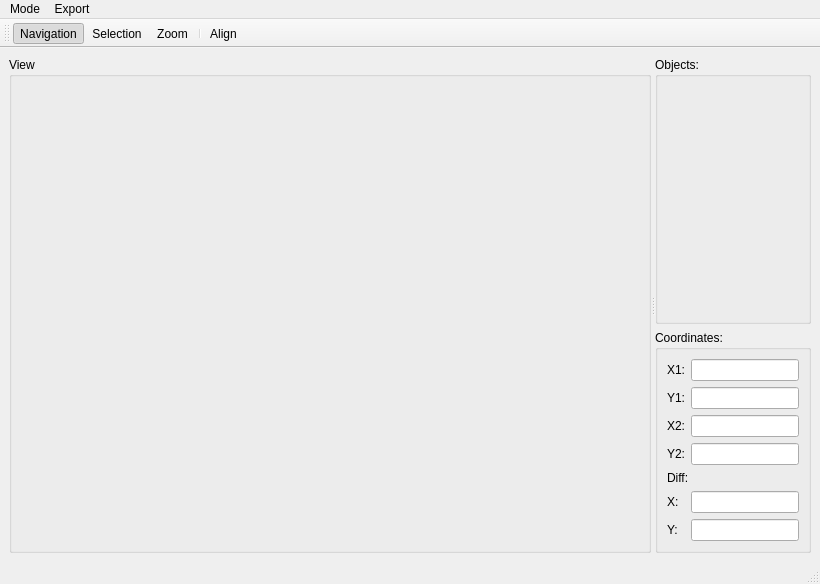
<ui version="4.0" >
 <class>VisualizerWidget</class>
 <widget class="QMainWindow" name="VisualizerWidget" >
  <property name="geometry" >
   <rect>
    <x>0</x>
    <y>0</y>
    <width>820</width>
    <height>584</height>
   </rect>
  </property>
  <property name="windowTitle" >
   <string>Visualizer</string>
  </property>
  <property name="windowIcon" >
   <iconset resource="Resources/Visualizer.qrc" >:/Visualizer/photoss.png</iconset>
  </property>
  <widget class="QWidget" name="centralwidget" >
   <layout class="QHBoxLayout" >
    <item>
     <widget class="QSplitter" name="splitter" >
      <property name="orientation" >
       <enum>Qt::Horizontal</enum>
      </property>
      <widget class="QGroupBox" name="glViewBox" >
       <property name="sizePolicy" >
        <sizepolicy vsizetype="Expanding" hsizetype="Expanding" >
         <horstretch>3</horstretch>
         <verstretch>0</verstretch>
        </sizepolicy>
       </property>
       <property name="minimumSize" >
        <size>
         <width>400</width>
         <height>400</height>
        </size>
       </property>
       <property name="cursor" >
        <cursorShape>ArrowCursor</cursorShape>
       </property>
       <property name="title" >
        <string>View</string>
       </property>
      </widget>
      <widget class="QWidget" name="layoutWidget" >
       <layout class="QVBoxLayout" >
        <item>
         <widget class="QGroupBox" name="objectsBox" >
          <property name="sizePolicy" >
           <sizepolicy vsizetype="Expanding" hsizetype="Preferred" >
            <horstretch>0</horstretch>
            <verstretch>0</verstretch>
           </sizepolicy>
          </property>
          <property name="title" >
           <string>Objects:</string>
          </property>
          <layout class="QGridLayout" >
           <property name="leftMargin" >
            <number>2</number>
           </property>
           <property name="topMargin" >
            <number>0</number>
           </property>
           <property name="rightMargin" >
            <number>2</number>
           </property>
           <property name="bottomMargin" >
            <number>2</number>
           </property>
           <property name="horizontalSpacing" >
            <number>0</number>
           </property>
           <property name="verticalSpacing" >
            <number>0</number>
           </property>
          </layout>
         </widget>
        </item>
        <item>
         <widget class="QGroupBox" name="groupBox_2" >
          <property name="sizePolicy" >
           <sizepolicy vsizetype="Fixed" hsizetype="Preferred" >
            <horstretch>0</horstretch>
            <verstretch>0</verstretch>
           </sizepolicy>
          </property>
          <property name="title" >
           <string>Coordinates:</string>
          </property>
          <layout class="QGridLayout" >
           <item row="0" column="0" >
            <widget class="QLabel" name="label" >
             <property name="enabled" >
              <bool>true</bool>
             </property>
             <property name="sizePolicy" >
              <sizepolicy vsizetype="Preferred" hsizetype="Fixed" >
               <horstretch>0</horstretch>
               <verstretch>0</verstretch>
              </sizepolicy>
             </property>
             <property name="text" >
              <string>X1:</string>
             </property>
            </widget>
           </item>
           <item row="0" column="1" >
            <widget class="QLineEdit" name="x1Label" >
             <property name="sizePolicy" >
              <sizepolicy vsizetype="Fixed" hsizetype="Minimum" >
               <horstretch>0</horstretch>
               <verstretch>0</verstretch>
              </sizepolicy>
             </property>
             <property name="palette" >
              <palette>
               <active>
                <colorrole role="Text" >
                 <brush brushstyle="SolidPattern" >
                  <color alpha="255" >
                   <red>255</red>
                   <green>0</green>
                   <blue>0</blue>
                  </color>
                 </brush>
                </colorrole>
               </active>
               <inactive>
                <colorrole role="Text" >
                 <brush brushstyle="SolidPattern" >
                  <color alpha="255" >
                   <red>255</red>
                   <green>0</green>
                   <blue>0</blue>
                  </color>
                 </brush>
                </colorrole>
               </inactive>
               <disabled>
                <colorrole role="Text" >
                 <brush brushstyle="SolidPattern" >
                  <color alpha="255" >
                   <red>112</red>
                   <green>111</green>
                   <blue>113</blue>
                  </color>
                 </brush>
                </colorrole>
               </disabled>
              </palette>
             </property>
             <property name="readOnly" >
              <bool>true</bool>
             </property>
            </widget>
           </item>
           <item row="1" column="0" >
            <widget class="QLabel" name="label_3" >
             <property name="enabled" >
              <bool>true</bool>
             </property>
             <property name="sizePolicy" >
              <sizepolicy vsizetype="Preferred" hsizetype="Fixed" >
               <horstretch>0</horstretch>
               <verstretch>0</verstretch>
              </sizepolicy>
             </property>
             <property name="text" >
              <string>Y1:</string>
             </property>
            </widget>
           </item>
           <item row="1" column="1" >
            <widget class="QLineEdit" name="y1Label" >
             <property name="sizePolicy" >
              <sizepolicy vsizetype="Fixed" hsizetype="Minimum" >
               <horstretch>0</horstretch>
               <verstretch>0</verstretch>
              </sizepolicy>
             </property>
             <property name="palette" >
              <palette>
               <active>
                <colorrole role="Text" >
                 <brush brushstyle="SolidPattern" >
                  <color alpha="255" >
                   <red>255</red>
                   <green>0</green>
                   <blue>0</blue>
                  </color>
                 </brush>
                </colorrole>
               </active>
               <inactive>
                <colorrole role="Text" >
                 <brush brushstyle="SolidPattern" >
                  <color alpha="255" >
                   <red>255</red>
                   <green>0</green>
                   <blue>0</blue>
                  </color>
                 </brush>
                </colorrole>
               </inactive>
               <disabled>
                <colorrole role="Text" >
                 <brush brushstyle="SolidPattern" >
                  <color alpha="255" >
                   <red>112</red>
                   <green>111</green>
                   <blue>113</blue>
                  </color>
                 </brush>
                </colorrole>
               </disabled>
              </palette>
             </property>
             <property name="readOnly" >
              <bool>true</bool>
             </property>
            </widget>
           </item>
           <item row="2" column="0" >
            <widget class="QLabel" name="label_5" >
             <property name="enabled" >
              <bool>true</bool>
             </property>
             <property name="sizePolicy" >
              <sizepolicy vsizetype="Preferred" hsizetype="Fixed" >
               <horstretch>0</horstretch>
               <verstretch>0</verstretch>
              </sizepolicy>
             </property>
             <property name="text" >
              <string>X2:</string>
             </property>
            </widget>
           </item>
           <item row="2" column="1" >
            <widget class="QLineEdit" name="x2Label" >
             <property name="sizePolicy" >
              <sizepolicy vsizetype="Fixed" hsizetype="Minimum" >
               <horstretch>0</horstretch>
               <verstretch>0</verstretch>
              </sizepolicy>
             </property>
             <property name="palette" >
              <palette>
               <active>
                <colorrole role="Text" >
                 <brush brushstyle="SolidPattern" >
                  <color alpha="255" >
                   <red>0</red>
                   <green>178</green>
                   <blue>0</blue>
                  </color>
                 </brush>
                </colorrole>
               </active>
               <inactive>
                <colorrole role="Text" >
                 <brush brushstyle="SolidPattern" >
                  <color alpha="255" >
                   <red>0</red>
                   <green>178</green>
                   <blue>0</blue>
                  </color>
                 </brush>
                </colorrole>
               </inactive>
               <disabled>
                <colorrole role="Text" >
                 <brush brushstyle="SolidPattern" >
                  <color alpha="255" >
                   <red>112</red>
                   <green>111</green>
                   <blue>113</blue>
                  </color>
                 </brush>
                </colorrole>
               </disabled>
              </palette>
             </property>
             <property name="readOnly" >
              <bool>true</bool>
             </property>
            </widget>
           </item>
           <item row="3" column="0" >
            <widget class="QLabel" name="label_7" >
             <property name="enabled" >
              <bool>true</bool>
             </property>
             <property name="sizePolicy" >
              <sizepolicy vsizetype="Preferred" hsizetype="Fixed" >
               <horstretch>0</horstretch>
               <verstretch>0</verstretch>
              </sizepolicy>
             </property>
             <property name="text" >
              <string>Y2:</string>
             </property>
            </widget>
           </item>
           <item row="3" column="1" >
            <widget class="QLineEdit" name="y2Label" >
             <property name="sizePolicy" >
              <sizepolicy vsizetype="Fixed" hsizetype="Minimum" >
               <horstretch>0</horstretch>
               <verstretch>0</verstretch>
              </sizepolicy>
             </property>
             <property name="palette" >
              <palette>
               <active>
                <colorrole role="Text" >
                 <brush brushstyle="SolidPattern" >
                  <color alpha="255" >
                   <red>0</red>
                   <green>178</green>
                   <blue>0</blue>
                  </color>
                 </brush>
                </colorrole>
               </active>
               <inactive>
                <colorrole role="Text" >
                 <brush brushstyle="SolidPattern" >
                  <color alpha="255" >
                   <red>0</red>
                   <green>178</green>
                   <blue>0</blue>
                  </color>
                 </brush>
                </colorrole>
               </inactive>
               <disabled>
                <colorrole role="Text" >
                 <brush brushstyle="SolidPattern" >
                  <color alpha="255" >
                   <red>112</red>
                   <green>111</green>
                   <blue>113</blue>
                  </color>
                 </brush>
                </colorrole>
               </disabled>
              </palette>
             </property>
             <property name="readOnly" >
              <bool>true</bool>
             </property>
            </widget>
           </item>
           <item row="4" column="0" colspan="2" >
            <widget class="QLabel" name="label_9" >
             <property name="sizePolicy" >
              <sizepolicy vsizetype="Preferred" hsizetype="Fixed" >
               <horstretch>0</horstretch>
               <verstretch>0</verstretch>
              </sizepolicy>
             </property>
             <property name="text" >
              <string>Diff:</string>
             </property>
            </widget>
           </item>
           <item row="5" column="0" >
            <widget class="QLabel" name="label_10" >
             <property name="enabled" >
              <bool>true</bool>
             </property>
             <property name="sizePolicy" >
              <sizepolicy vsizetype="Preferred" hsizetype="Fixed" >
               <horstretch>0</horstretch>
               <verstretch>0</verstretch>
              </sizepolicy>
             </property>
             <property name="text" >
              <string>X:</string>
             </property>
            </widget>
           </item>
           <item row="5" column="1" >
            <widget class="QLineEdit" name="xDiffLabel" >
             <property name="sizePolicy" >
              <sizepolicy vsizetype="Fixed" hsizetype="Minimum" >
               <horstretch>0</horstretch>
               <verstretch>0</verstretch>
              </sizepolicy>
             </property>
             <property name="readOnly" >
              <bool>true</bool>
             </property>
            </widget>
           </item>
           <item row="6" column="0" >
            <widget class="QLabel" name="label_12" >
             <property name="enabled" >
              <bool>true</bool>
             </property>
             <property name="sizePolicy" >
              <sizepolicy vsizetype="Preferred" hsizetype="Fixed" >
               <horstretch>0</horstretch>
               <verstretch>0</verstretch>
              </sizepolicy>
             </property>
             <property name="text" >
              <string>Y:</string>
             </property>
            </widget>
           </item>
           <item row="6" column="1" >
            <widget class="QLineEdit" name="yDiffLabel" >
             <property name="sizePolicy" >
              <sizepolicy vsizetype="Fixed" hsizetype="Minimum" >
               <horstretch>0</horstretch>
               <verstretch>0</verstretch>
              </sizepolicy>
             </property>
             <property name="readOnly" >
              <bool>true</bool>
             </property>
            </widget>
           </item>
          </layout>
         </widget>
        </item>
       </layout>
      </widget>
     </widget>
    </item>
   </layout>
  </widget>
  <widget class="QMenuBar" name="menubar" >
   <property name="geometry" >
    <rect>
     <x>0</x>
     <y>0</y>
     <width>820</width>
     <height>21</height>
    </rect>
   </property>
   <widget class="QMenu" name="menuBla" >
    <property name="title" >
     <string>Mode</string>
    </property>
    <addaction name="actionNavigationsmodus" />
    <addaction name="actionAuswahlmodus" />
    <addaction name="actionZoom" />
   </widget>
   <widget class="QMenu" name="menuExport" >
    <property name="title" >
     <string>Export</string>
    </property>
    <addaction name="actionTo_Matlab" />
    <addaction name="actionTo_Ascii" />
    <addaction name="actionTo_Image" />
   </widget>
   <addaction name="menuBla" />
   <addaction name="menuExport" />
  </widget>
  <widget class="QStatusBar" name="statusbar" />
  <widget class="QToolBar" name="toolBar" >
   <property name="windowTitle" >
    <string>toolBar</string>
   </property>
   <attribute name="toolBarArea" >
    <enum>TopToolBarArea</enum>
   </attribute>
   <attribute name="toolBarBreak" >
    <bool>false</bool>
   </attribute>
   <addaction name="actionNavigationsmodus" />
   <addaction name="actionAuswahlmodus" />
   <addaction name="actionZoom" />
   <addaction name="separator" />
   <addaction name="actionAlign" />
  </widget>
  <action name="actionNavigationsmodus" >
   <property name="checkable" >
    <bool>true</bool>
   </property>
   <property name="checked" >
    <bool>true</bool>
   </property>
   <property name="icon" >
    <iconset resource="Resources/Visualizer.qrc" >:/Visualizer/navigator.png</iconset>
   </property>
   <property name="text" >
    <string>Navigation</string>
   </property>
  </action>
  <action name="actionAuswahlmodus" >
   <property name="checkable" >
    <bool>true</bool>
   </property>
   <property name="icon" >
    <iconset resource="Resources/Visualizer.qrc" >:/Visualizer/auswahl.png</iconset>
   </property>
   <property name="text" >
    <string>Selection</string>
   </property>
  </action>
  <action name="actionTo_Matlab" >
   <property name="icon" >
    <iconset resource="Resources/Visualizer.qrc" >:/Visualizer/matlab.png</iconset>
   </property>
   <property name="text" >
    <string>to Matlab(TM)</string>
   </property>
  </action>
  <action name="actionTo_Ascii" >
   <property name="icon" >
    <iconset resource="Resources/Visualizer.qrc" >:/Visualizer/text.png</iconset>
   </property>
   <property name="text" >
    <string>to text file...</string>
   </property>
  </action>
  <action name="actionZoom" >
   <property name="checkable" >
    <bool>true</bool>
   </property>
   <property name="icon" >
    <iconset resource="Resources/Visualizer.qrc" >:/Visualizer/Lupe.png</iconset>
   </property>
   <property name="text" >
    <string>Zoom</string>
   </property>
  </action>
  <action name="actionTo_Image" >
   <property name="icon" >
    <iconset resource="Resources/Visualizer.qrc" >:/Visualizer/Bild.png</iconset>
   </property>
   <property name="text" >
    <string>to image...</string>
   </property>
  </action>
  <action name="actionAlign" >
   <property name="icon" >
    <iconset resource="Resources/Visualizer.qrc" >:/Visualizer/kreuz.png</iconset>
   </property>
   <property name="text" >
    <string>Align</string>
   </property>
  </action>
 </widget>
 <resources>
  <include location="Resources/Visualizer.qrc" />
 </resources>
 <connections/>
</ui>
